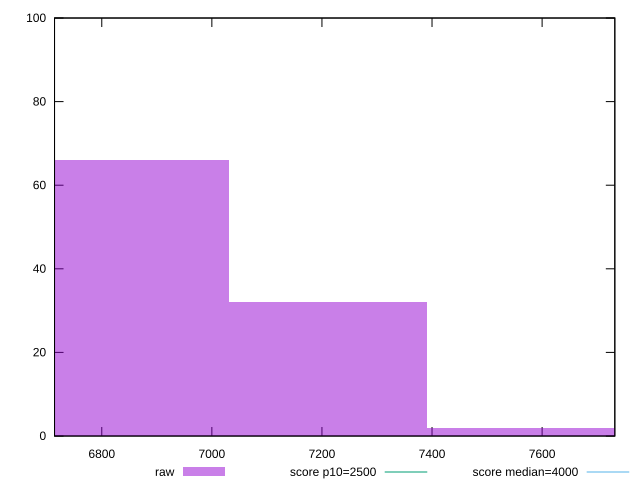

The script that saved this image:
reset

$raw <<EOF
7571.88168396342 2
6850.750095014523 66
7211.315889488971 32
EOF

set key outside below
set boxwidth 360.5657944744486
set xrange [6714.1804999999995:7732.106500000002]
set yrange [0:100]
set trange [0:100]
set style fill transparent solid 0.5 noborder

set parametric
set terminal svg size 640, 490 enhanced background rgb 'white'
set output "report_00018_2021-02-10T15-25-16.877Z/largest-contentful-paint/samples/pages+cached+noadtech+nomedia/raw/histogram.svg"

plot $raw title "raw" with boxes, \
     2500,t title "score p10=2500", \
     4000,t title "score median=4000"

reset
